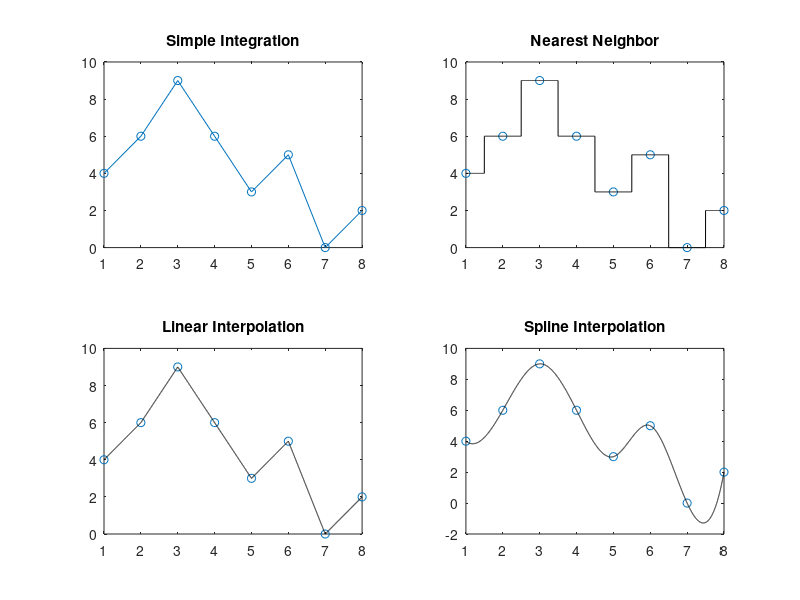

Source code (MATLAB):
%{
Andrew Hoffman
ELEN 3381
Assignment 11
20250421
%}

clc, clear;

x = [1 2 3 4 5 6 7 8];
y = flip([2 0 5 3 6 9 6 4]);
% y  = flip([2 0 0 3 8 5 3 3])
xq = 1:0.001:8;
c1 = trapz(x,y);

% nearest neighbor
y_nearest = interp1(x,y,xq,'nearest');
c2 = trapz(xq,y_nearest);

% linear interpolation
y_linear = interp1(x,y,xq,'linear');
c3 = trapz(xq,y_linear);

% spline interpolation
y_spline = interp1(x,y,xq,'spline');
c4 = trapz(xq,y_spline);


fprintf('Simple Integration: %.3f\n', c1)
fprintf('Nearest Neighbor: %.3f\n', c2)
fprintf('Linear Interpolation: %.3f\n', c3)
fprintf('Spline Interpolation: %.3f\n', c4)

figure;
subplot(2,2,1); plot(x,y,'o-');title('Simple Integration');
subplot(2,2,2); plot(x,y,'o',xq,y_nearest,'k');title('Nearest Neighbor');
subplot(2,2,3); plot(x,y,'o',xq,y_linear,'k');title('Linear Interpolation');
subplot(2,2,4); plot(x,y,'o',xq,y_spline,'k');title('Spline Interpolation');

